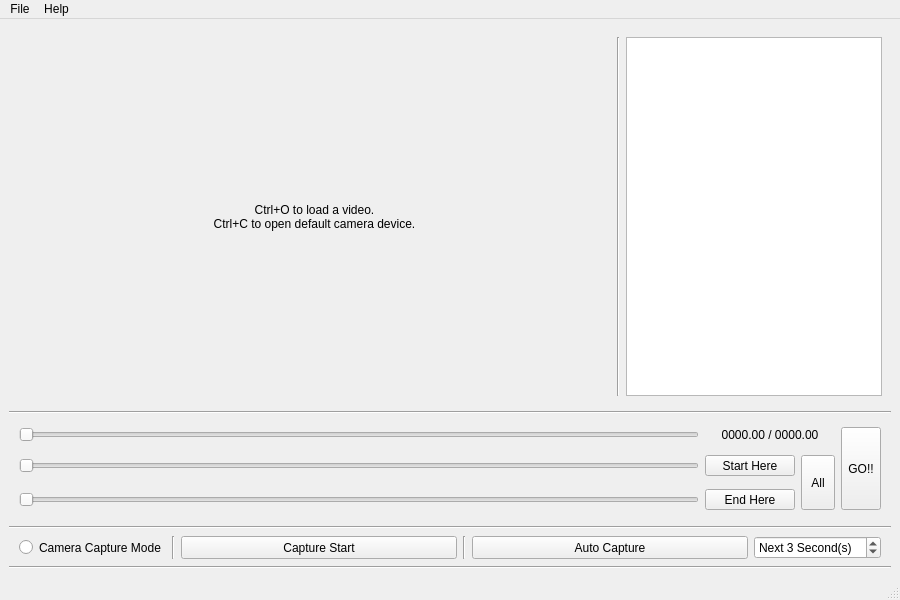
<?xml version="1.0" encoding="UTF-8"?>
<ui version="4.0">
 <class>mainWindow</class>
 <widget class="QMainWindow" name="mainWindow">
  <property name="enabled">
   <bool>true</bool>
  </property>
  <property name="geometry">
   <rect>
    <x>0</x>
    <y>0</y>
    <width>900</width>
    <height>600</height>
   </rect>
  </property>
  <property name="windowTitle">
   <string>What's Going On</string>
  </property>
  <property name="windowIcon">
   <iconset resource="resources/images.qrc">
    <normaloff>:/icons/ic_app.png</normaloff>:/icons/ic_app.png</iconset>
  </property>
  <widget class="QWidget" name="centralwidget">
   <layout class="QVBoxLayout" name="verticalLayout_2">
    <item>
     <widget class="QWidget" name="mainView" native="true">
      <property name="sizePolicy">
       <sizepolicy hsizetype="Preferred" vsizetype="Expanding">
        <horstretch>0</horstretch>
        <verstretch>0</verstretch>
       </sizepolicy>
      </property>
      <layout class="QHBoxLayout" name="horizontalLayout_2">
       <item>
        <widget class="QLabel" name="imageDisplay">
         <property name="sizePolicy">
          <sizepolicy hsizetype="Ignored" vsizetype="Ignored">
           <horstretch>0</horstretch>
           <verstretch>0</verstretch>
          </sizepolicy>
         </property>
         <property name="cursor">
          <cursorShape>ArrowCursor</cursorShape>
         </property>
         <property name="acceptDrops">
          <bool>false</bool>
         </property>
         <property name="styleSheet">
          <string notr="true"/>
         </property>
         <property name="text">
          <string>Ctrl+O to load a video.
Ctrl+C to open default camera device.</string>
         </property>
         <property name="alignment">
          <set>Qt::AlignCenter</set>
         </property>
        </widget>
       </item>
       <item>
        <widget class="Line" name="line_5">
         <property name="orientation">
          <enum>Qt::Vertical</enum>
         </property>
        </widget>
       </item>
       <item>
        <widget class="QListView" name="resultDisplay">
         <property name="enabled">
          <bool>true</bool>
         </property>
         <property name="sizePolicy">
          <sizepolicy hsizetype="Maximum" vsizetype="Expanding">
           <horstretch>0</horstretch>
           <verstretch>0</verstretch>
          </sizepolicy>
         </property>
         <property name="maximumSize">
          <size>
           <width>16777215</width>
           <height>16777215</height>
          </size>
         </property>
        </widget>
       </item>
      </layout>
     </widget>
    </item>
    <item>
     <widget class="Line" name="line_3">
      <property name="orientation">
       <enum>Qt::Horizontal</enum>
      </property>
     </widget>
    </item>
    <item>
     <widget class="QFrame" name="controlCenter">
      <property name="minimumSize">
       <size>
        <width>0</width>
        <height>100</height>
       </size>
      </property>
      <layout class="QGridLayout" name="gridLayout">
       <property name="leftMargin">
        <number>10</number>
       </property>
       <property name="topMargin">
        <number>0</number>
       </property>
       <property name="rightMargin">
        <number>10</number>
       </property>
       <property name="bottomMargin">
        <number>0</number>
       </property>
       <item row="0" column="3" rowspan="3">
        <widget class="QToolButton" name="goButton">
         <property name="sizePolicy">
          <sizepolicy hsizetype="Preferred" vsizetype="Preferred">
           <horstretch>0</horstretch>
           <verstretch>0</verstretch>
          </sizepolicy>
         </property>
         <property name="minimumSize">
          <size>
           <width>0</width>
           <height>0</height>
          </size>
         </property>
         <property name="text">
          <string>GO!!</string>
         </property>
        </widget>
       </item>
       <item row="2" column="1">
        <widget class="QToolButton" name="endButton">
         <property name="sizePolicy">
          <sizepolicy hsizetype="Preferred" vsizetype="Preferred">
           <horstretch>0</horstretch>
           <verstretch>0</verstretch>
          </sizepolicy>
         </property>
         <property name="minimumSize">
          <size>
           <width>90</width>
           <height>0</height>
          </size>
         </property>
         <property name="text">
          <string>End Here</string>
         </property>
        </widget>
       </item>
       <item row="1" column="1">
        <widget class="QToolButton" name="startButton">
         <property name="sizePolicy">
          <sizepolicy hsizetype="Preferred" vsizetype="Preferred">
           <horstretch>0</horstretch>
           <verstretch>0</verstretch>
          </sizepolicy>
         </property>
         <property name="minimumSize">
          <size>
           <width>90</width>
           <height>0</height>
          </size>
         </property>
         <property name="text">
          <string>Start Here</string>
         </property>
        </widget>
       </item>
       <item row="0" column="0">
        <widget class="QSlider" name="playbackSlider">
         <property name="enabled">
          <bool>false</bool>
         </property>
         <property name="orientation">
          <enum>Qt::Horizontal</enum>
         </property>
        </widget>
       </item>
       <item row="1" column="0">
        <widget class="QSlider" name="startSlider">
         <property name="orientation">
          <enum>Qt::Horizontal</enum>
         </property>
        </widget>
       </item>
       <item row="2" column="0">
        <widget class="QSlider" name="endSlider">
         <property name="orientation">
          <enum>Qt::Horizontal</enum>
         </property>
        </widget>
       </item>
       <item row="1" column="2" rowspan="2">
        <widget class="QToolButton" name="videoAll">
         <property name="sizePolicy">
          <sizepolicy hsizetype="Preferred" vsizetype="Preferred">
           <horstretch>0</horstretch>
           <verstretch>0</verstretch>
          </sizepolicy>
         </property>
         <property name="text">
          <string>All</string>
         </property>
        </widget>
       </item>
       <item row="0" column="1" colspan="2">
        <widget class="QLabel" name="playbackInfo">
         <property name="minimumSize">
          <size>
           <width>130</width>
           <height>0</height>
          </size>
         </property>
         <property name="text">
          <string>0000.00 / 0000.00</string>
         </property>
         <property name="alignment">
          <set>Qt::AlignCenter</set>
         </property>
        </widget>
       </item>
      </layout>
     </widget>
    </item>
    <item>
     <widget class="Line" name="line">
      <property name="orientation">
       <enum>Qt::Horizontal</enum>
      </property>
     </widget>
    </item>
    <item>
     <widget class="QFrame" name="cameraModeControls">
      <property name="minimumSize">
       <size>
        <width>0</width>
        <height>0</height>
       </size>
      </property>
      <layout class="QHBoxLayout" name="horizontalLayout_3">
       <property name="spacing">
        <number>6</number>
       </property>
       <property name="leftMargin">
        <number>10</number>
       </property>
       <property name="topMargin">
        <number>1</number>
       </property>
       <property name="rightMargin">
        <number>10</number>
       </property>
       <property name="bottomMargin">
        <number>1</number>
       </property>
       <item>
        <widget class="QRadioButton" name="cameraModeRadioButton">
         <property name="sizePolicy">
          <sizepolicy hsizetype="Maximum" vsizetype="Preferred">
           <horstretch>0</horstretch>
           <verstretch>0</verstretch>
          </sizepolicy>
         </property>
         <property name="text">
          <string>Camera Capture Mode</string>
         </property>
        </widget>
       </item>
       <item>
        <widget class="Line" name="line_2">
         <property name="orientation">
          <enum>Qt::Vertical</enum>
         </property>
        </widget>
       </item>
       <item>
        <widget class="QFrame" name="cameraModeWidgets">
         <property name="enabled">
          <bool>true</bool>
         </property>
         <layout class="QHBoxLayout" name="horizontalLayout_4">
          <property name="leftMargin">
           <number>0</number>
          </property>
          <property name="topMargin">
           <number>0</number>
          </property>
          <property name="rightMargin">
           <number>0</number>
          </property>
          <property name="bottomMargin">
           <number>0</number>
          </property>
          <item>
           <widget class="QPushButton" name="camStart">
            <property name="enabled">
             <bool>true</bool>
            </property>
            <property name="sizePolicy">
             <sizepolicy hsizetype="Minimum" vsizetype="Preferred">
              <horstretch>0</horstretch>
              <verstretch>0</verstretch>
             </sizepolicy>
            </property>
            <property name="text">
             <string>Capture Start</string>
            </property>
            <property name="checkable">
             <bool>true</bool>
            </property>
           </widget>
          </item>
          <item>
           <widget class="Line" name="line_6">
            <property name="orientation">
             <enum>Qt::Vertical</enum>
            </property>
           </widget>
          </item>
          <item>
           <widget class="QPushButton" name="camAutoCapture">
            <property name="enabled">
             <bool>true</bool>
            </property>
            <property name="sizePolicy">
             <sizepolicy hsizetype="Preferred" vsizetype="Preferred">
              <horstretch>0</horstretch>
              <verstretch>0</verstretch>
             </sizepolicy>
            </property>
            <property name="text">
             <string>Auto Capture</string>
            </property>
           </widget>
          </item>
          <item>
           <widget class="QSpinBox" name="camAutoCaptureSpinBox">
            <property name="enabled">
             <bool>true</bool>
            </property>
            <property name="sizePolicy">
             <sizepolicy hsizetype="Maximum" vsizetype="Preferred">
              <horstretch>0</horstretch>
              <verstretch>0</verstretch>
             </sizepolicy>
            </property>
            <property name="suffix">
             <string> Second(s)</string>
            </property>
            <property name="prefix">
             <string>Next </string>
            </property>
            <property name="minimum">
             <number>1</number>
            </property>
            <property name="maximum">
             <number>60</number>
            </property>
            <property name="stepType">
             <enum>QAbstractSpinBox::DefaultStepType</enum>
            </property>
            <property name="value">
             <number>3</number>
            </property>
           </widget>
          </item>
         </layout>
        </widget>
       </item>
      </layout>
     </widget>
    </item>
    <item>
     <widget class="Line" name="line_4">
      <property name="orientation">
       <enum>Qt::Horizontal</enum>
      </property>
     </widget>
    </item>
   </layout>
  </widget>
  <widget class="QMenuBar" name="menubar">
   <property name="geometry">
    <rect>
     <x>0</x>
     <y>0</y>
     <width>900</width>
     <height>22</height>
    </rect>
   </property>
   <widget class="QMenu" name="menuFile">
    <property name="title">
     <string>File</string>
    </property>
    <addaction name="actionOpenVideo"/>
    <addaction name="actionOpenCamera"/>
    <addaction name="separator"/>
    <addaction name="actionExit"/>
   </widget>
   <widget class="QMenu" name="menuHelp">
    <property name="title">
     <string>Help</string>
    </property>
    <addaction name="actionInfo"/>
   </widget>
   <addaction name="menuFile"/>
   <addaction name="menuHelp"/>
  </widget>
  <widget class="QStatusBar" name="statusbar"/>
  <action name="actionOpenVideo">
   <property name="text">
    <string>Open Video</string>
   </property>
   <property name="shortcut">
    <string>Ctrl+O</string>
   </property>
  </action>
  <action name="actionOpenCamera">
   <property name="text">
    <string>Open Camera</string>
   </property>
   <property name="shortcut">
    <string>Ctrl+C</string>
   </property>
  </action>
  <action name="actionExit">
   <property name="text">
    <string>Exit</string>
   </property>
   <property name="shortcut">
    <string>Ctrl+Q</string>
   </property>
  </action>
  <action name="actionInfo">
   <property name="text">
    <string>Info</string>
   </property>
   <property name="shortcut">
    <string>Ctrl+I</string>
   </property>
  </action>
 </widget>
 <resources>
  <include location="resources/images.qrc"/>
 </resources>
 <connections>
  <connection>
   <sender>cameraModeRadioButton</sender>
   <signal>toggled(bool)</signal>
   <receiver>cameraModeWidgets</receiver>
   <slot>setEnabled(bool)</slot>
   <hints>
    <hint type="sourcelabel">
     <x>81</x>
     <y>517</y>
    </hint>
    <hint type="destinationlabel">
     <x>290</x>
     <y>519</y>
    </hint>
   </hints>
  </connection>
  <connection>
   <sender>cameraModeRadioButton</sender>
   <signal>toggled(bool)</signal>
   <receiver>controlCenter</receiver>
   <slot>setDisabled(bool)</slot>
   <hints>
    <hint type="sourcelabel">
     <x>36</x>
     <y>513</y>
    </hint>
    <hint type="destinationlabel">
     <x>162</x>
     <y>443</y>
    </hint>
   </hints>
  </connection>
  <connection>
   <sender>actionExit</sender>
   <signal>triggered()</signal>
   <receiver>mainWindow</receiver>
   <slot>close()</slot>
   <hints>
    <hint type="sourcelabel">
     <x>-1</x>
     <y>-1</y>
    </hint>
    <hint type="destinationlabel">
     <x>449</x>
     <y>299</y>
    </hint>
   </hints>
  </connection>
 </connections>
</ui>
